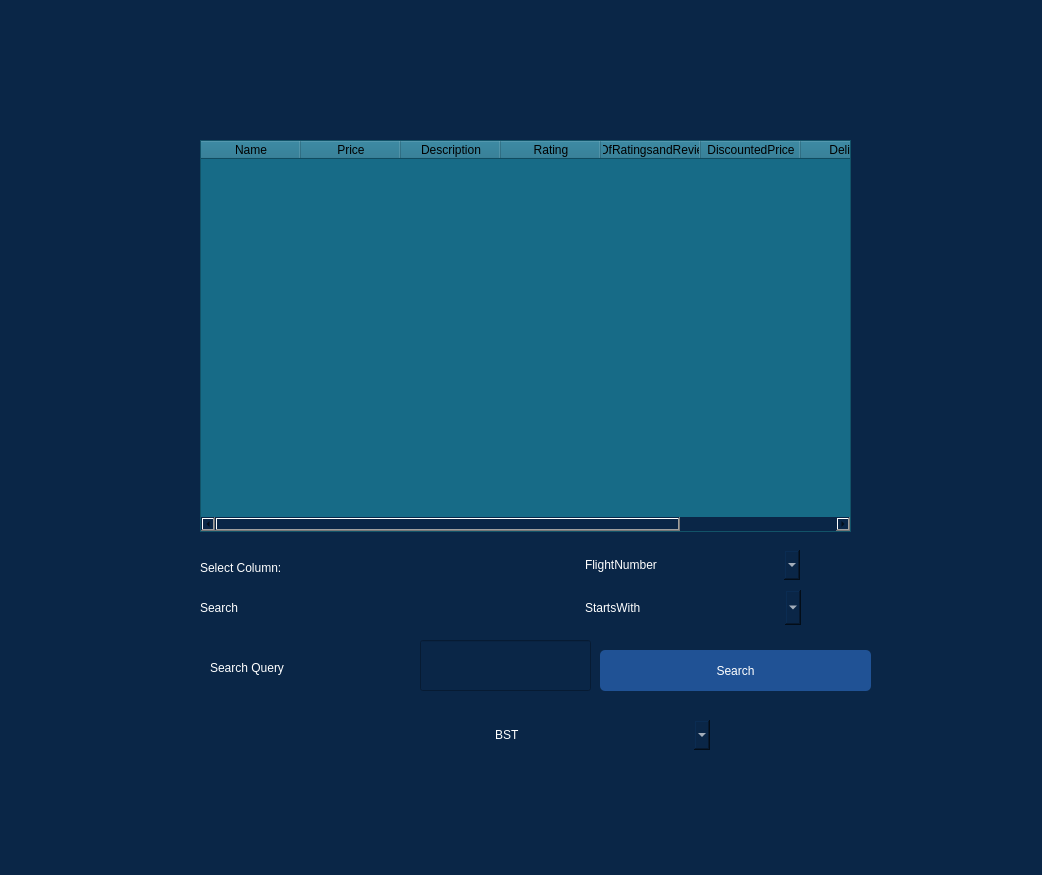
<?xml version="1.0" encoding="UTF-8"?>
<ui version="4.0">
 <class>Form</class>
 <widget class="QWidget" name="Form">
  <property name="geometry">
   <rect>
    <x>0</x>
    <y>0</y>
    <width>1042</width>
    <height>875</height>
   </rect>
  </property>
  <property name="windowTitle">
   <string>Form</string>
  </property>
  <property name="styleSheet">
   <string notr="true">background-color: rgb(10, 38, 71);</string>
  </property>
  <widget class="QTableWidget" name="tableWidget">
   <property name="geometry">
    <rect>
     <x>200</x>
     <y>140</y>
     <width>651</width>
     <height>392</height>
    </rect>
   </property>
   <property name="styleSheet">
    <string notr="true">background-color: rgb(23, 107, 135);
color: rgb(0, 0, 0);</string>
   </property>
   <column>
    <property name="text">
     <string>Name</string>
    </property>
   </column>
   <column>
    <property name="text">
     <string>Price</string>
    </property>
   </column>
   <column>
    <property name="text">
     <string>Description</string>
    </property>
   </column>
   <column>
    <property name="text">
     <string>Rating</string>
    </property>
   </column>
   <column>
    <property name="text">
     <string>NoOfRatingsandReviews</string>
    </property>
   </column>
   <column>
    <property name="text">
     <string>DiscountedPrice</string>
    </property>
   </column>
   <column>
    <property name="text">
     <string>Delivery</string>
    </property>
   </column>
   <column>
    <property name="text">
     <string>Percentageoff</string>
    </property>
   </column>
  </widget>
  <widget class="QComboBox" name="choice">
   <property name="geometry">
    <rect>
     <x>580</x>
     <y>590</y>
     <width>221</width>
     <height>35</height>
    </rect>
   </property>
   <property name="styleSheet">
    <string notr="true">color: rgb(255, 255, 255);
font: 16pt &quot;Mongolian Baiti&quot;;
border-radius: 5px;


</string>
   </property>
   <item>
    <property name="text">
     <string>StartsWith</string>
    </property>
   </item>
   <item>
    <property name="text">
     <string>EndWith</string>
    </property>
   </item>
   <item>
    <property name="text">
     <string>Contains</string>
    </property>
   </item>
  </widget>
  <widget class="QPushButton" name="searchButton">
   <property name="geometry">
    <rect>
     <x>600</x>
     <y>650</y>
     <width>271</width>
     <height>41</height>
    </rect>
   </property>
   <property name="styleSheet">
    <string notr="true">background-color: rgb(32, 82, 149);
color: rgb(255, 255, 255);
font: 16pt &quot;Mongolian Baiti&quot;;
border-radius: 5px;



</string>
   </property>
   <property name="text">
    <string>Search</string>
   </property>
  </widget>
  <widget class="QLabel" name="label_4">
   <property name="geometry">
    <rect>
     <x>200</x>
     <y>550</y>
     <width>351</width>
     <height>35</height>
    </rect>
   </property>
   <property name="styleSheet">
    <string notr="true">background-color: rgb(10, 38, 71);
border-color: qlineargradient(spread:pad, x1:0, y1:0, x2:1, y2:0, stop:0 rgba(24, 61, 61, 255), stop:0.471591 rgba(24, 61, 61, 255), stop:0.98 rgba(0, 0, 0, 255), stop:1 rgba(0, 0, 0, 0));
color: rgb(255, 255, 255);
font: 16pt &quot;Mongolian Baiti&quot;;
border-radius: 5px;


</string>
   </property>
   <property name="text">
    <string>Select Column:</string>
   </property>
  </widget>
  <widget class="QComboBox" name="columnBox">
   <property name="geometry">
    <rect>
     <x>580</x>
     <y>550</y>
     <width>220</width>
     <height>30</height>
    </rect>
   </property>
   <property name="styleSheet">
    <string notr="true">color: rgb(255, 255, 255);
font: 16pt &quot;Mongolian Baiti&quot;;
border-radius: 5px;


</string>
   </property>
   <item>
    <property name="text">
     <string>FlightNumber</string>
    </property>
   </item>
   <item>
    <property name="text">
     <string>FlightType</string>
    </property>
   </item>
   <item>
    <property name="text">
     <string>PilotName</string>
    </property>
   </item>
   <item>
    <property name="text">
     <string>Capacity</string>
    </property>
   </item>
   <item>
    <property name="text">
     <string>SourceCountry</string>
    </property>
   </item>
   <item>
    <property name="text">
     <string>DestinationCountry</string>
    </property>
   </item>
   <item>
    <property name="text">
     <string>Date</string>
    </property>
   </item>
   <item>
    <property name="text">
     <string>Duaration</string>
    </property>
   </item>
  </widget>
  <widget class="QLabel" name="label_5">
   <property name="geometry">
    <rect>
     <x>200</x>
     <y>590</y>
     <width>360</width>
     <height>35</height>
    </rect>
   </property>
   <property name="styleSheet">
    <string notr="true">background-color: rgb(10, 38, 71);
border-color: qlineargradient(spread:pad, x1:0, y1:0, x2:1, y2:0, stop:0 rgba(24, 61, 61, 255), stop:0.471591 rgba(24, 61, 61, 255), stop:0.98 rgba(0, 0, 0, 255), stop:1 rgba(0, 0, 0, 0));
color: rgb(255, 255, 255);
font: 16pt &quot;Mongolian Baiti&quot;;
border-radius: 5px;


</string>
   </property>
   <property name="text">
    <string>Search </string>
   </property>
  </widget>
  <widget class="QLineEdit" name="query">
   <property name="geometry">
    <rect>
     <x>420</x>
     <y>640</y>
     <width>171</width>
     <height>51</height>
    </rect>
   </property>
   <property name="styleSheet">
    <string notr="true">color: rgb(255, 255, 255);</string>
   </property>
  </widget>
  <widget class="QLabel" name="label_6">
   <property name="geometry">
    <rect>
     <x>210</x>
     <y>650</y>
     <width>201</width>
     <height>35</height>
    </rect>
   </property>
   <property name="styleSheet">
    <string notr="true">background-color: rgb(10, 38, 71);
border-color: qlineargradient(spread:pad, x1:0, y1:0, x2:1, y2:0, stop:0 rgba(24, 61, 61, 255), stop:0.471591 rgba(24, 61, 61, 255), stop:0.98 rgba(0, 0, 0, 255), stop:1 rgba(0, 0, 0, 0));
color: rgb(255, 255, 255);
font: 16pt &quot;Mongolian Baiti&quot;;
border-radius: 5px;


</string>
   </property>
   <property name="text">
    <string>Search Query</string>
   </property>
  </widget>
  <widget class="QComboBox" name="searchingType">
   <property name="geometry">
    <rect>
     <x>490</x>
     <y>720</y>
     <width>220</width>
     <height>30</height>
    </rect>
   </property>
   <property name="styleSheet">
    <string notr="true">color: rgb(255, 255, 255);
font: 16pt &quot;Mongolian Baiti&quot;;
border-radius: 5px;


</string>
   </property>
   <item>
    <property name="text">
     <string>BST</string>
    </property>
   </item>
   <item>
    <property name="text">
     <string>RB</string>
    </property>
   </item>
   <item>
    <property name="text">
     <string>AVL</string>
    </property>
   </item>
  </widget>
 </widget>
 <resources/>
 <connections/>
</ui>
